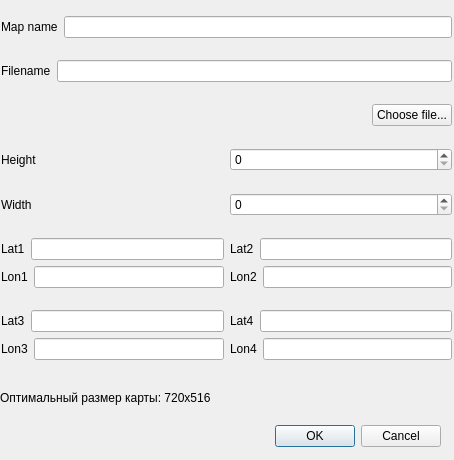
<?xml version="1.0" encoding="UTF-8"?>
<ui version="4.0">
 <class>add_new_map</class>
 <widget class="QDialog" name="add_new_map">
  <property name="geometry">
   <rect>
    <x>0</x>
    <y>0</y>
    <width>454</width>
    <height>460</height>
   </rect>
  </property>
  <property name="windowTitle">
   <string>Add map</string>
  </property>
  <widget class="QDialogButtonBox" name="buttonBox">
   <property name="geometry">
    <rect>
     <x>100</x>
     <y>420</y>
     <width>341</width>
     <height>32</height>
    </rect>
   </property>
   <property name="orientation">
    <enum>Qt::Horizontal</enum>
   </property>
   <property name="standardButtons">
    <set>QDialogButtonBox::Cancel|QDialogButtonBox::Ok</set>
   </property>
  </widget>
  <widget class="QWidget" name="layoutWidget">
   <property name="geometry">
    <rect>
     <x>1</x>
     <y>0</y>
     <width>451</width>
     <height>381</height>
    </rect>
   </property>
   <layout class="QVBoxLayout" name="verticalLayout_3">
    <item>
     <layout class="QHBoxLayout" name="horizontalLayout">
      <item>
       <widget class="QLabel" name="label">
        <property name="text">
         <string>Map name</string>
        </property>
       </widget>
      </item>
      <item>
       <widget class="QLineEdit" name="map_name_edit"/>
      </item>
     </layout>
    </item>
    <item>
     <layout class="QHBoxLayout" name="horizontalLayout_2">
      <item>
       <widget class="QLabel" name="label_2">
        <property name="text">
         <string>Filename</string>
        </property>
       </widget>
      </item>
      <item>
       <widget class="QLineEdit" name="filename_edit"/>
      </item>
     </layout>
    </item>
    <item>
     <layout class="QHBoxLayout" name="horizontalLayout_10">
      <item>
       <spacer name="horizontalSpacer">
        <property name="orientation">
         <enum>Qt::Horizontal</enum>
        </property>
        <property name="sizeHint" stdset="0">
         <size>
          <width>40</width>
          <height>20</height>
         </size>
        </property>
       </spacer>
      </item>
      <item>
       <widget class="QPushButton" name="choose_file_button">
        <property name="text">
         <string>Choose file...</string>
        </property>
       </widget>
      </item>
     </layout>
    </item>
    <item>
     <layout class="QHBoxLayout" name="horizontalLayout_3">
      <item>
       <widget class="QLabel" name="label_3">
        <property name="text">
         <string>Height</string>
        </property>
       </widget>
      </item>
      <item>
       <widget class="QSpinBox" name="height">
        <property name="maximum">
         <number>999999999</number>
        </property>
       </widget>
      </item>
     </layout>
    </item>
    <item>
     <layout class="QHBoxLayout" name="horizontalLayout_4">
      <item>
       <widget class="QLabel" name="label_4">
        <property name="text">
         <string>Width</string>
        </property>
       </widget>
      </item>
      <item>
       <widget class="QSpinBox" name="width">
        <property name="maximum">
         <number>999999999</number>
        </property>
       </widget>
      </item>
     </layout>
    </item>
    <item>
     <layout class="QHBoxLayout" name="horizontalLayout_9">
      <item>
       <layout class="QVBoxLayout" name="verticalLayout">
        <item>
         <layout class="QHBoxLayout" name="horizontalLayout_5">
          <item>
           <widget class="QLabel" name="label_6">
            <property name="text">
             <string>Lat1</string>
            </property>
           </widget>
          </item>
          <item>
           <widget class="QLineEdit" name="latitude1_edit"/>
          </item>
         </layout>
        </item>
        <item>
         <layout class="QHBoxLayout" name="horizontalLayout_6">
          <item>
           <widget class="QLabel" name="label_5">
            <property name="text">
             <string>Lon1</string>
            </property>
           </widget>
          </item>
          <item>
           <widget class="QLineEdit" name="longitude1_edit"/>
          </item>
         </layout>
        </item>
       </layout>
      </item>
      <item>
       <layout class="QVBoxLayout" name="verticalLayout_2">
        <item>
         <layout class="QHBoxLayout" name="horizontalLayout_7">
          <item>
           <widget class="QLabel" name="label_8">
            <property name="text">
             <string>Lat2</string>
            </property>
           </widget>
          </item>
          <item>
           <widget class="QLineEdit" name="latitude2_edit"/>
          </item>
         </layout>
        </item>
        <item>
         <layout class="QHBoxLayout" name="horizontalLayout_8">
          <item>
           <widget class="QLabel" name="label_7">
            <property name="text">
             <string>Lon2</string>
            </property>
           </widget>
          </item>
          <item>
           <widget class="QLineEdit" name="longitude2_edit"/>
          </item>
         </layout>
        </item>
       </layout>
      </item>
     </layout>
    </item>
    <item>
     <layout class="QHBoxLayout" name="horizontalLayout_15">
      <item>
       <layout class="QVBoxLayout" name="verticalLayout_4">
        <item>
         <layout class="QHBoxLayout" name="horizontalLayout_11">
          <item>
           <widget class="QLabel" name="label_10">
            <property name="text">
             <string>Lat3</string>
            </property>
           </widget>
          </item>
          <item>
           <widget class="QLineEdit" name="latitude3_edit"/>
          </item>
         </layout>
        </item>
        <item>
         <layout class="QHBoxLayout" name="horizontalLayout_12">
          <item>
           <widget class="QLabel" name="label_9">
            <property name="text">
             <string>Lon3</string>
            </property>
           </widget>
          </item>
          <item>
           <widget class="QLineEdit" name="longitude3_edit"/>
          </item>
         </layout>
        </item>
       </layout>
      </item>
      <item>
       <layout class="QVBoxLayout" name="verticalLayout_5">
        <item>
         <layout class="QHBoxLayout" name="horizontalLayout_13">
          <item>
           <widget class="QLabel" name="label_11">
            <property name="text">
             <string>Lat4</string>
            </property>
           </widget>
          </item>
          <item>
           <widget class="QLineEdit" name="latitude4_edit"/>
          </item>
         </layout>
        </item>
        <item>
         <layout class="QHBoxLayout" name="horizontalLayout_14">
          <item>
           <widget class="QLabel" name="label_12">
            <property name="text">
             <string>Lon4</string>
            </property>
           </widget>
          </item>
          <item>
           <widget class="QLineEdit" name="longitude4_edit"/>
          </item>
         </layout>
        </item>
       </layout>
      </item>
     </layout>
    </item>
   </layout>
  </widget>
  <widget class="QLabel" name="label_13">
   <property name="geometry">
    <rect>
     <x>0</x>
     <y>390</y>
     <width>441</width>
     <height>16</height>
    </rect>
   </property>
   <property name="text">
    <string>Оптимальный размер карты: 720x516</string>
   </property>
  </widget>
 </widget>
 <resources/>
 <connections>
  <connection>
   <sender>buttonBox</sender>
   <signal>accepted()</signal>
   <receiver>add_new_map</receiver>
   <slot>accept()</slot>
   <hints>
    <hint type="sourcelabel">
     <x>248</x>
     <y>254</y>
    </hint>
    <hint type="destinationlabel">
     <x>157</x>
     <y>274</y>
    </hint>
   </hints>
  </connection>
  <connection>
   <sender>buttonBox</sender>
   <signal>rejected()</signal>
   <receiver>add_new_map</receiver>
   <slot>reject()</slot>
   <hints>
    <hint type="sourcelabel">
     <x>316</x>
     <y>260</y>
    </hint>
    <hint type="destinationlabel">
     <x>286</x>
     <y>274</y>
    </hint>
   </hints>
  </connection>
 </connections>
</ui>
